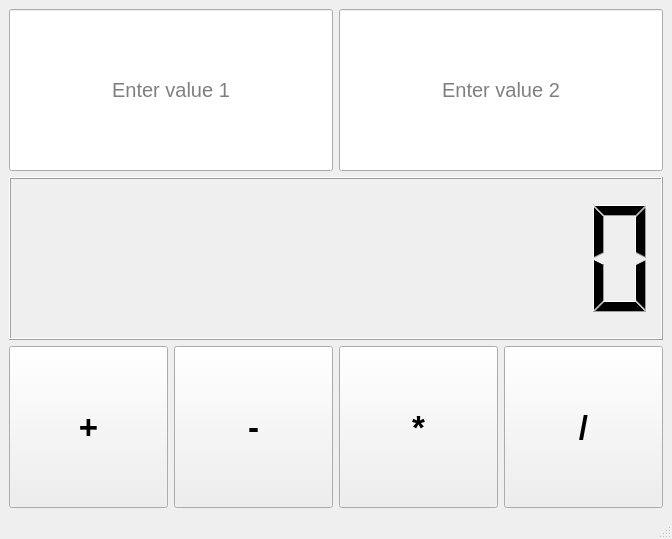
<?xml version="1.0" encoding="UTF-8"?>
<ui version="4.0">
 <class>MainWindow</class>
 <widget class="QMainWindow" name="MainWindow">
  <property name="geometry">
   <rect>
    <x>0</x>
    <y>0</y>
    <width>672</width>
    <height>539</height>
   </rect>
  </property>
  <property name="windowTitle">
   <string>MainWindow</string>
  </property>
  <widget class="QWidget" name="centralwidget">
   <layout class="QGridLayout" name="gridLayout_2">
    <item row="0" column="0">
     <layout class="QVBoxLayout" name="verticalLayout_2">
      <item>
       <layout class="QHBoxLayout" name="horizontalLayout_5" stretch="0,0">
        <item>
         <widget class="QLineEdit" name="lineEdit_2">
          <property name="enabled">
           <bool>true</bool>
          </property>
          <property name="sizePolicy">
           <sizepolicy hsizetype="Expanding" vsizetype="Expanding">
            <horstretch>0</horstretch>
            <verstretch>0</verstretch>
           </sizepolicy>
          </property>
          <property name="font">
           <font>
            <pointsize>15</pointsize>
           </font>
          </property>
          <property name="alignment">
           <set>Qt::AlignCenter</set>
          </property>
          <property name="placeholderText">
           <string>Enter value 1</string>
          </property>
         </widget>
        </item>
        <item>
         <widget class="QLineEdit" name="lineEdit">
          <property name="sizePolicy">
           <sizepolicy hsizetype="Expanding" vsizetype="Expanding">
            <horstretch>0</horstretch>
            <verstretch>0</verstretch>
           </sizepolicy>
          </property>
          <property name="font">
           <font>
            <pointsize>15</pointsize>
           </font>
          </property>
          <property name="alignment">
           <set>Qt::AlignCenter</set>
          </property>
          <property name="placeholderText">
           <string>Enter value 2</string>
          </property>
         </widget>
        </item>
       </layout>
      </item>
      <item>
       <widget class="QLCDNumber" name="lcdNumber">
        <property name="sizePolicy">
         <sizepolicy hsizetype="Minimum" vsizetype="Expanding">
          <horstretch>0</horstretch>
          <verstretch>0</verstretch>
         </sizepolicy>
        </property>
        <property name="digitCount">
         <number>10</number>
        </property>
       </widget>
      </item>
      <item>
       <layout class="QHBoxLayout" name="horizontalLayout_8">
        <item>
         <widget class="QPushButton" name="pushButton_3">
          <property name="sizePolicy">
           <sizepolicy hsizetype="Minimum" vsizetype="Expanding">
            <horstretch>0</horstretch>
            <verstretch>0</verstretch>
           </sizepolicy>
          </property>
          <property name="font">
           <font>
            <pointsize>25</pointsize>
            <weight>75</weight>
            <bold>true</bold>
           </font>
          </property>
          <property name="text">
           <string>+</string>
          </property>
         </widget>
        </item>
        <item>
         <widget class="QPushButton" name="pushButton_4">
          <property name="sizePolicy">
           <sizepolicy hsizetype="Minimum" vsizetype="Expanding">
            <horstretch>0</horstretch>
            <verstretch>0</verstretch>
           </sizepolicy>
          </property>
          <property name="font">
           <font>
            <pointsize>25</pointsize>
            <weight>75</weight>
            <bold>true</bold>
           </font>
          </property>
          <property name="text">
           <string>-</string>
          </property>
         </widget>
        </item>
        <item>
         <widget class="QPushButton" name="pushButton_2">
          <property name="sizePolicy">
           <sizepolicy hsizetype="Minimum" vsizetype="Expanding">
            <horstretch>0</horstretch>
            <verstretch>0</verstretch>
           </sizepolicy>
          </property>
          <property name="font">
           <font>
            <pointsize>25</pointsize>
            <weight>75</weight>
            <bold>true</bold>
           </font>
          </property>
          <property name="text">
           <string>*</string>
          </property>
         </widget>
        </item>
        <item>
         <widget class="QPushButton" name="pushButton">
          <property name="sizePolicy">
           <sizepolicy hsizetype="Minimum" vsizetype="Expanding">
            <horstretch>0</horstretch>
            <verstretch>0</verstretch>
           </sizepolicy>
          </property>
          <property name="font">
           <font>
            <pointsize>25</pointsize>
            <weight>75</weight>
            <bold>true</bold>
           </font>
          </property>
          <property name="text">
           <string>/</string>
          </property>
         </widget>
        </item>
       </layout>
      </item>
     </layout>
    </item>
   </layout>
  </widget>
  <widget class="QMenuBar" name="menubar">
   <property name="geometry">
    <rect>
     <x>0</x>
     <y>0</y>
     <width>672</width>
     <height>26</height>
    </rect>
   </property>
  </widget>
  <widget class="QStatusBar" name="statusbar"/>
 </widget>
 <resources/>
 <connections/>
</ui>
